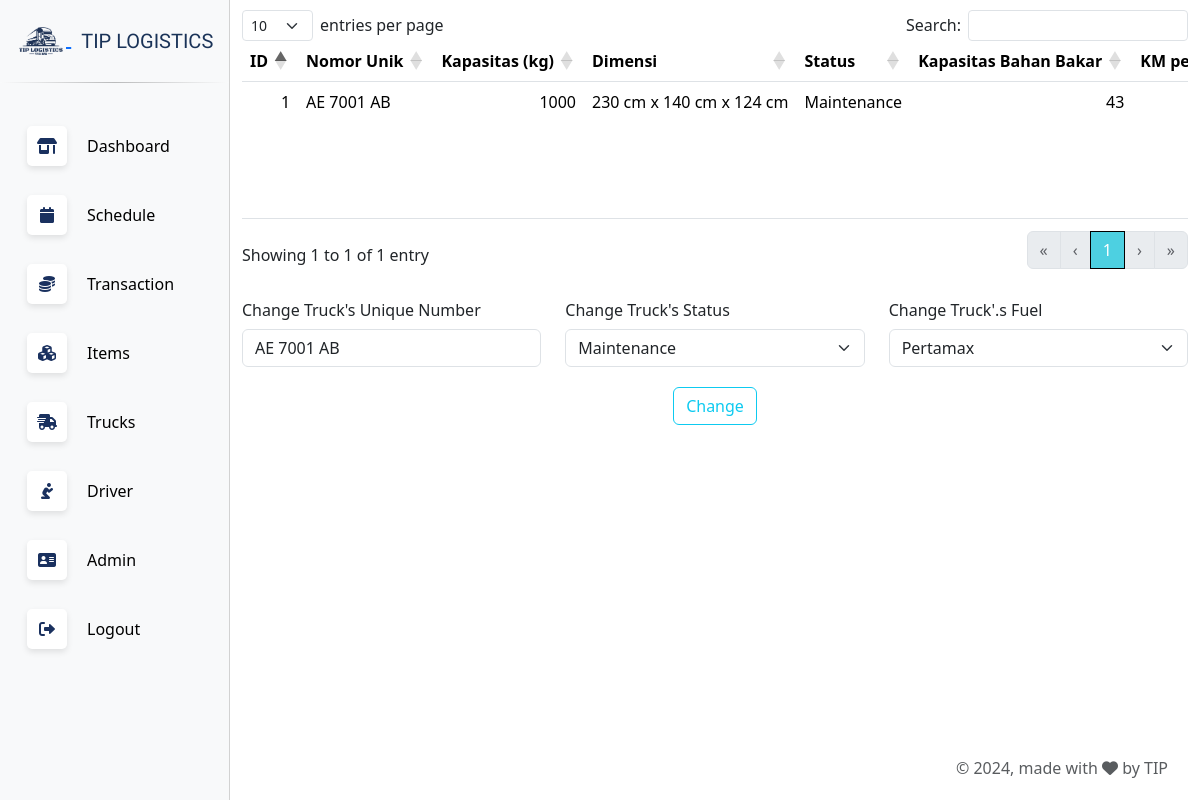
/edit_status.php?id=1 (signed in), run on the app's committed database.
### tables this page shows
CREATE TABLE `truck` (
  `id` int(11) NOT NULL,
  `unique_number` varchar(11) DEFAULT NULL,
  `total_distance` float NOT NULL,
  `capacity_kg` int(11) NOT NULL,
  `panjang` float NOT NULL,
  `lebar` float NOT NULL,
  `tinggi` float NOT NULL,
  `truck_status` tinyint(1) NOT NULL,
  `fuel_capacity` int(11) NOT NULL,
  `fuel_now` float NOT NULL,
  `km_per_liter` float NOT NULL,
  `id_fuel` int(11) NOT NULL,
  `id_location` int(11) NOT NULL
);

### edit_status.php (the view, shortened to what this page needs)
<?php
require "connect.php";
$status_message = "";
if (isset($_GET['id'])) {
    $id = $_GET['id'];
}
?>
<!DOCTYPE html>
<html lang="en">
<head>
    <?php include('head.php'); ?>
</head>
<body>
    <?php
      include('navbar.php');
    ?>
    <div class="main-content">
      <div class="container">
        <i><?= $status_message ?></i>
        <table class="table table-hover fixed-size-table table-generate" id="table-truck">
          <thead>
            <tr>
                <th>ID</th>
                <th>Nomor Unik</th>
                <th>Kapasitas (kg)</th>
                <th>Dimensi</th>
                <th>Status</th>
                <th>Kapasitas Bahan Bakar</th>
                <th>KM per Liter</th>
            </tr>
          </thead>
          <tbody>
          <?php
            $query = "SELECT truck.*, fuel.fuel_type, fuel.cost_per_liter, location.alamat, location.kota_kabupaten, location.kecamatan, location.kelurahan_desa, location.kode_pos, location.latitude, location.longitude
                      FROM truck
                      LEFT JOIN fuel ON truck.id_fuel = fuel.id
                      LEFT JOIN location ON truck.id_location = location.id
                      WHERE truck.id = ".$id.";";
            $result = mysqli_query($con, $query);
            while ($row = mysqli_fetch_assoc($result)) {
                $status_lama = $row['truck_status'];
                $stat = "";
                if ($status_lama == 1){
                    $stat = "Available";
                }else if ($status_lama == 2){
                    $stat = "Maintenance";
                }else if ($status_lama == 3){
                    $stat = "Delivering";
                }else{
                    $stat = "Unavailable";
                }
                echo "<tr>";
                echo "<td>{$row['id']}</td>";
                echo "<td>{$row['unique_number']}</td>";
                echo "<td>{$row['capacity_kg']}</td>";
                echo "<td>" . $row['panjang'] . " cm x " . $row['lebar'] . " cm x " . $row['tinggi'] . " cm</td>";
                echo "<td>".$stat."</td>";
                echo "<td>{$row['fuel_capacity']}</td>";
                echo "<td>{$row['km_per_liter']}</td>";
                echo "</tr>";
                $fuel_type = $row['id_fuel'];
                $unique_number = $row['unique_number'];
                if ($row['capacity_kg'] == 1000){
                    $type = 'CDD';
                } else {
                    $type = 'CDE';
                }
            }
            ?>
          </tbody>
        </table>
        <div class="row g-3" style="padding-top: 20px;">
            <form action="edit_status.php" method="POST">
                <div class="row">
                    <div class="col-md-4">
                        <label for="unique_number" class="col-form-label">Change Truck's Unique Number</label>
                        <input name="unique_number" class="form-control" value="<?php echo $unique_number; ?>"/>
                    </div>
                    <?php
                        if ($status_lama != 3){
                            echo "<div class='col-md-4'>
                            <label for='status' class='col-form-label'>Change Truck's Status</label>
                            <select class='form-select' name='status'>
                                <option value='1' ";
                            echo " ?>Available</option>
                                <option value='2' ";
                            if ($status_lama == 2) {
                                echo 'selected';
                            }
                            echo " ?>Maintenance</option>
                               <option value='0' ";
                            echo " ?>Unavailable</option>
                                </select>
                            </div>";
                        }
                    ?>
                    <?php
                     if ($type == 'CDD'){
                        echo '<div class="col-md-4">
                        <label for="fuel" class="col-form-label">Change Truck'."'".'.s Fuel</label>
                        <select class="form-select" name="fuel">';
                        $fuel_sql = "SELECT * FROM `fuel` WHERE id = 1 OR id = 2";
                        $fuel_res = mysqli_query($con, $fuel_sql);
                        if ($fuel_res && mysqli_num_rows($fuel_res) > 0) {
                            while ($fuel_row = mysqli_fetch_assoc($fuel_res)) {
                                $selected = ($fuel_row['id'] == $fuel_type) ? 'selected' : '';
                                echo '<option value="' . $fuel_row['id'] . '" ' . $selected . '>' . $fuel_row['fuel_type'] . '</option>';
                            }
                        }
                     }
                     echo '</select>
                     </div>
                 </div>';
                    ?>
                <div class="row justify-content-center" style="padding-top: 20px;">
                    <div class="col-md-6 text-center">
                        <button type="submit" name="change" class="btn btn-outline-info btn-block">Change</button>
                    </div>
                </div>
            </form>
        </div>
      </div>
    <?php
      include('footer.php');
    ?>
    </div>
</body>
</html>

### assets/style.css (style rules this page uses)
th, td { white-space: nowrap; }
.form-control::placeholder { color: var(--bs-secondary-color); opacity: 50%; }
.main-content { display: flex; flex-direction: column; min-height: 100vh; }

### assets/datatables/datatables.css (style rules this page uses)
:root { --dt-row-selected: 13, 110, 253; --dt-row-selected-text: 255, 255, 255; --dt-row-selected-link: 9, 10, 11; --dt-row-stripe: 0, 0, 0; --dt-row-hover: 0, 0, 0; --dt-column-ordering: 0, 0, 0; --dt-html-background: white; }
table.dataTable thead > tr > th.dt-orderable-asc, table.dataTable thead > tr > th.dt-orderable-desc, table.dataTable thead > tr > th.dt-ordering-asc, table.dataTable thead > tr > th.dt-ordering-desc, table.dataTable thead > tr > td.dt-orderable-asc, table.dataTable thead > tr > td.dt-orderable-desc, table.dataTable thead > tr > td.dt-ordering-asc, table.dataTable thead > tr > td.dt-ordering-desc { position: relative; padding-right: 30px; }
table.dataTable thead > tr > th.dt-orderable-asc, table.dataTable thead > tr > th.dt-orderable-desc, table.dataTable thead > tr > td.dt-orderable-asc, table.dataTable thead > tr > td.dt-orderable-desc { cursor: pointer; }
table.dataTable th, table.dataTable td { box-sizing: border-box; }
table.dataTable th.dt-type-numeric, table.dataTable th.dt-type-date, table.dataTable td.dt-type-numeric, table.dataTable td.dt-type-date { text-align: right; }
table.dataTable thead th, table.dataTable thead td, table.dataTable tfoot th, table.dataTable tfoot td { text-align: left; }
table.table.dataTable { clear: both; margin-bottom: 0; max-width: none; border-spacing: 0; }
table.table.dataTable > :not(caption) > * > * { background-color: transparent; }
table.table.dataTable > tbody > tr { background-color: transparent; }

### data on the page
truck: id "1", unique_number "AE 7001 AB", capacity_kg "1000", panjang "230", lebar "140", tinggi "124", truck_status "Maintenance", fuel_capacity "43", status "Maintenance"

### other printed values
form field fuel "Pertamax"
